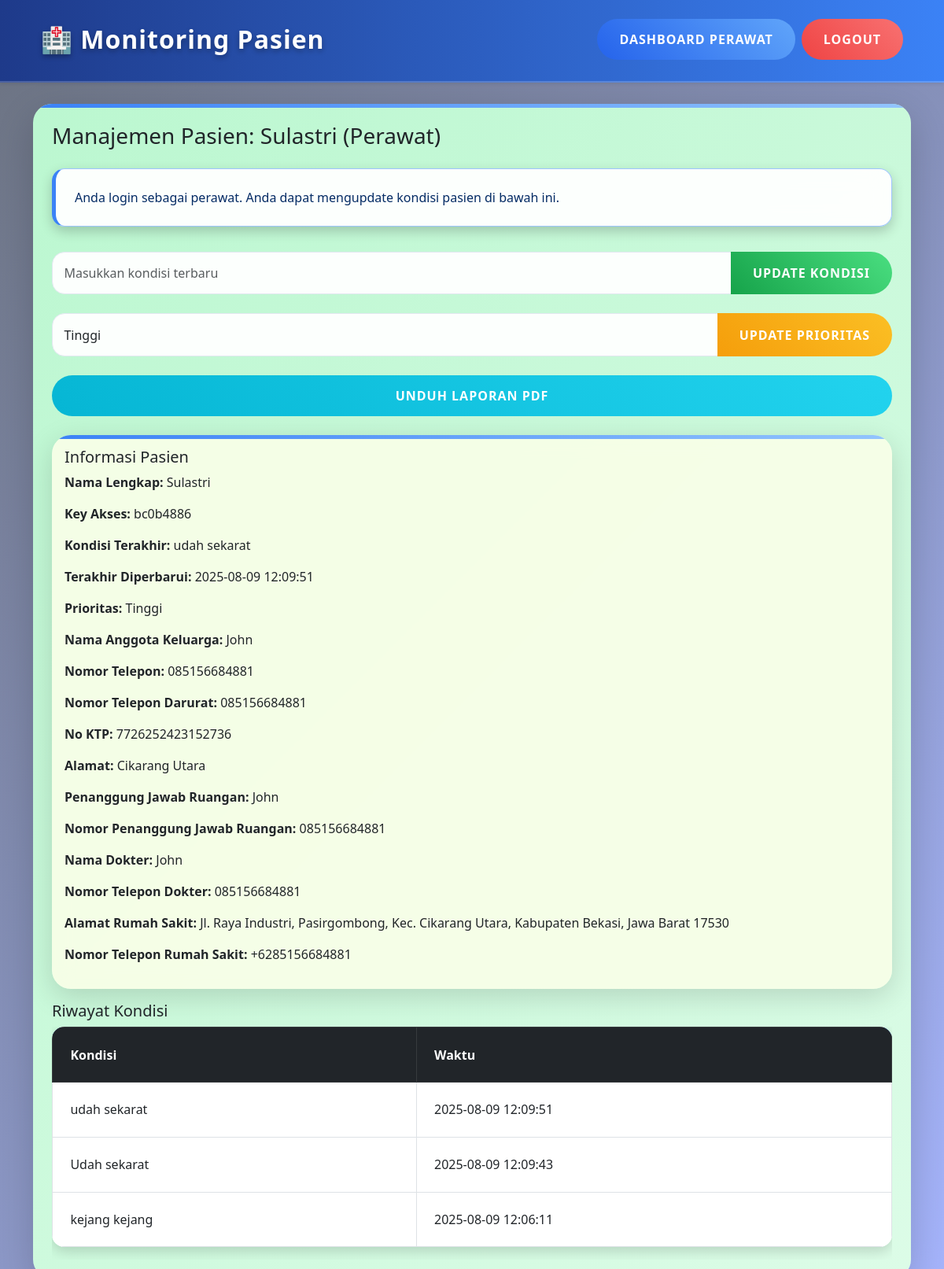
Page /patient/3 (signed in) on the committed database.
### tables this page shows
CREATE TABLE patient (
                    id INTEGER PRIMARY KEY AUTOINCREMENT,
                    name TEXT NOT NULL,
                    access_key TEXT NOT NULL,
                    condition TEXT,
                    family_member_name TEXT,
                    phone_number TEXT,
                    emergency_phone_number TEXT,
                    id_card_number TEXT,
                    address TEXT,
                    room_responsible_person TEXT,
                    room_responsible_phone TEXT,
                    doctor_name TEXT,
                    doctor_phone TEXT,
                    priority INTEGER DEFAULT 0,
                    last_updated TEXT
                );

CREATE TABLE hospital (
                    id INTEGER PRIMARY KEY AUTOINCREMENT,
                    address TEXT NOT NULL,
                    phone_number TEXT NOT NULL
                );

CREATE TABLE condition_history (
                    id INTEGER PRIMARY KEY AUTOINCREMENT,
                    patient_id INTEGER,
                    condition TEXT,
                    timestamp TEXT,
                    FOREIGN KEY (patient_id) REFERENCES patient(id)
                );

### app.py (the view, shortened to what this page needs)
@app.route('/patient/<int:patient_id>', methods=['GET', 'POST'])
def patient_detail(patient_id):
    if 'nurse' not in session:
        flash("Hanya perawat yang dapat mengakses halaman ini!", "warning")
        return redirect(url_for('access_patient', patient_id=patient_id))
    conn = sqlite3.connect('database.db')
    c = conn.cursor()
    c.execute("SELECT * FROM patient WHERE id=?", (patient_id,))
    patient = c.fetchone()
    c.execute("SELECT condition, timestamp FROM condition_history WHERE patient_id=? ORDER BY timestamp DESC", (patient_id,))
    history = c.fetchall()
    c.execute("SELECT address, phone_number FROM hospital WHERE id=1")
    hospital = c.fetchone()
    conn.close()
    if not patient:
        flash("Pasien tidak ditemukan!", "danger")
        return redirect(url_for('nurse_dashboard'))
    return render_template('patient_detail.html', patient=patient, history=history, hospital=hospital)

### templates/patient_detail.html (shortened to what this page needs)
{% extends "base.html" %}
{% block content %}
<div class="card shadow-lg p-4 nurse-view">
    <h3 class="mb-4">Manajemen Pasien: {{ patient[1] }} (Perawat)</h3>
    <div class="alert alert-primary" role="alert">
        Anda login sebagai perawat. Anda dapat mengupdate kondisi pasien di bawah ini.
    </div>
    <form method="POST" class="mb-4" id="conditionForm">
        <div class="input-group">
            <input type="text" name="condition" class="form-control shake-on-focus" placeholder="Masukkan kondisi terbaru" required>
            <button type="submit" class="btn btn-success">Update Kondisi</button>
        </div>
    </form>
    <form method="POST" class="mb-4">
        <div class="input-group">
            <select name="priority" class="form-control">
                <option value="2" {% if patient[13] == 2 %}selected{% endif %}>Tinggi</option>
            </select>
            <button type="submit" class="btn btn-warning">Update Prioritas</button>
        </div>
    </form>
    <a href="{{ url_for('generate_report', patient_id=patient[0]) }}" class="btn btn-info mb-4">Unduh Laporan PDF</a>
    <div class="card mb-3">
        <div class="card-body" id="patient-info">
            <h5 class="card-title">Informasi Pasien</h5>
            <p><strong>Nama Lengkap:</strong> {{ patient[1] }}</p>
            <p><strong>Key Akses:</strong> {{ patient[2] }}</p>
            <p><strong>Kondisi Terakhir:</strong> {{ patient[3] if patient[3] else 'Belum ada kondisi terbaru' }}</p>
            <p><strong>Terakhir Diperbarui:</strong> {{ patient[14] if patient[14] else '-' }}</p>
            <p><strong>Prioritas:</strong>
                {% if patient[13] == 2 %}
                    Tinggi
                {% elif patient[13] == 1 %}
                    Sedang
                {% else %}
                    Normal
                {% endif %}
            </p>
            <p><strong>Nama Anggota Keluarga:</strong> {{ patient[4] if patient[4] else '-' }}</p>
            <p><strong>Nomor Telepon:</strong> {{ patient[5] if patient[5] else '-' }}</p>
            <p><strong>Nomor Telepon Darurat:</strong> {{ patient[6] if patient[6] else '-' }}</p>
            <p><strong>No KTP:</strong> {{ patient[7] if patient[7] else '-' }}</p>
            <p><strong>Alamat:</strong> {{ patient[8] if patient[8] else '-' }}</p>
            <p><strong>Penanggung Jawab Ruangan:</strong> {{ patient[9] if patient[9] else '-' }}</p>
            <p><strong>Nomor Penanggung Jawab Ruangan:</strong> {{ patient[10] if patient[10] else '-' }}</p>
            <p><strong>Nama Dokter:</strong> {{ patient[11] if patient[11] else '-' }}</p>
            <p><strong>Nomor Telepon Dokter:</strong> {{ patient[12] if patient[12] else '-' }}</p>
            <p><strong>Alamat Rumah Sakit:</strong> {{ hospital[0] }}</p>
            <p><strong>Nomor Telepon Rumah Sakit:</strong> {{ hospital[1] }}</p>
        </div>
    </div>
    <h5>Riwayat Kondisi</h5>
    <div class="table-responsive">
        <table class="table table-bordered table-hover" id="history-table">
            <thead class="table-dark">
                <tr>
                    <th>Kondisi</th>
                    <th>Waktu</th>
                </tr>
            </thead>
            <tbody id="history-table-body">
                {% for entry in history %}
                <tr>
                    <td>{{ entry[0] }}</td>
                    <td>{{ entry[1] }}</td>
                </tr>
                {% else %}
                <tr>
                    <td colspan="2" class="text-center">Belum ada riwayat kondisi.</td>
                </tr>
                {% endfor %}
            </tbody>
        </table>
    </div>
</div>
{% endblock %}

### static/style.css (style rules this page uses)
body { background: linear-gradient(135deg, #6b7280 0%, #a5b4fc 100%); font-family: 'Poppins', 'Segoe UI', Tahoma, Geneva, Verdana, sans-serif; min-height: 100vh; margin: 0; display: flex; flex-direction: column; color: #1f2937; overflow-x: hidden; background-attachment: fixed; }
.card { border: none; border-radius: 24px; background: rgba(255, 255, 255, 0.9); backdrop-filter: blur(15px); box-shadow: 0 10px 36px rgba(0, 0, 0, 0.15); transition: transform 0.5s ease, box-shadow 0.5s ease; overflow: hidden; animation: fadeInUp 0.8s ease-out; position: relative; }
.card::before { content: ''; position: absolute; top: 0; left: 0; width: 100%; height: 5px; background: linear-gradient(90deg, #3b82f6, #93c5fd); border-radius: 24px 24px 0 0; }
.btn { border-radius: 50px; padding: 14px 28px; font-weight: 700; text-transform: uppercase; letter-spacing: 1px; position: relative; overflow: hidden; transition: all 0.4s ease; z-index: 1; }
.btn::before { content: ''; position: absolute; top: 50%; left: 50%; width: 0; height: 0; background: rgba(255, 255, 255, 0.5); border-radius: 50%; transform: translate(-50%, -50%); transition: width 0.6s ease, height 0.6s ease; z-index: -1; }
.btn-success { background: linear-gradient(45deg, #16a34a, #4ade80); border: none; color: #ffffff; }
.btn-info { background: linear-gradient(45deg, #06b6d4, #22d3ee); border: none; color: #ffffff; }
.btn-warning { background: linear-gradient(45deg, #f59e0b, #fbbf24); border: none; color: #ffffff; }
.alert { border-radius: 16px; margin-bottom: 2rem; padding: 1.5rem; background: rgba(255, 255, 255, 0.95); backdrop-filter: blur(12px); box-shadow: 0 6px 16px rgba(0, 0, 0, 0.2); position: relative; z-index: 1000; animation: slideInRight 0.6s ease; border-left: 5px solid #3b82f6; }
.table { border-radius: 16px; overflow: hidden; background: rgba(255, 255, 255, 0.97); box-shadow: 0 6px 16px rgba(0, 0, 0, 0.15); }
.table thead { background: linear-gradient(45deg, #1e3a8a, #3b82f6); color: #ffffff; }
.table th, .table td { vertical-align: middle; padding: 1.4rem; }
.form-control, .form-select { border-radius: 16px; border: 1px solid #e2e8f0; padding: 0.9rem; background: rgba(255, 255, 255, 0.95); transition: all 0.4s ease; }
.nurse-view { background: linear-gradient(135deg, #bbf7d0 0%, #dcfce7 100%); }
.nurse-view .card { background: rgba(247, 254, 231, 0.95); backdrop-filter: blur(12px); }

### rows in the picture
patient: name "Sulastri", priority "Tinggi", access_key "bc0b4886", condition "udah sekarat", last_updated "2025-08-09 12:09:51", family_member_name "John", phone_number "085156684881", emergency_phone_number "085156684881", id_card_number "7726252423152736", address "Cikarang Utara", room_responsible_person "John", room_responsible_phone "085156684881", doctor_name "John", doctor_phone "085156684881"
hospital: address "Jl. Raya Industri, Pasirgombong, Kec. Cikarang Utara, Kabupaten Bekasi, Jawa Barat 17530", phone_number "+6285156684881"
condition_history: condition "udah sekarat", timestamp "2025-08-09 12:09:51"
condition_history: condition "Udah sekarat", timestamp "2025-08-09 12:09:43"
condition_history: condition "kejang kejang", timestamp "2025-08-09 12:06:11"
